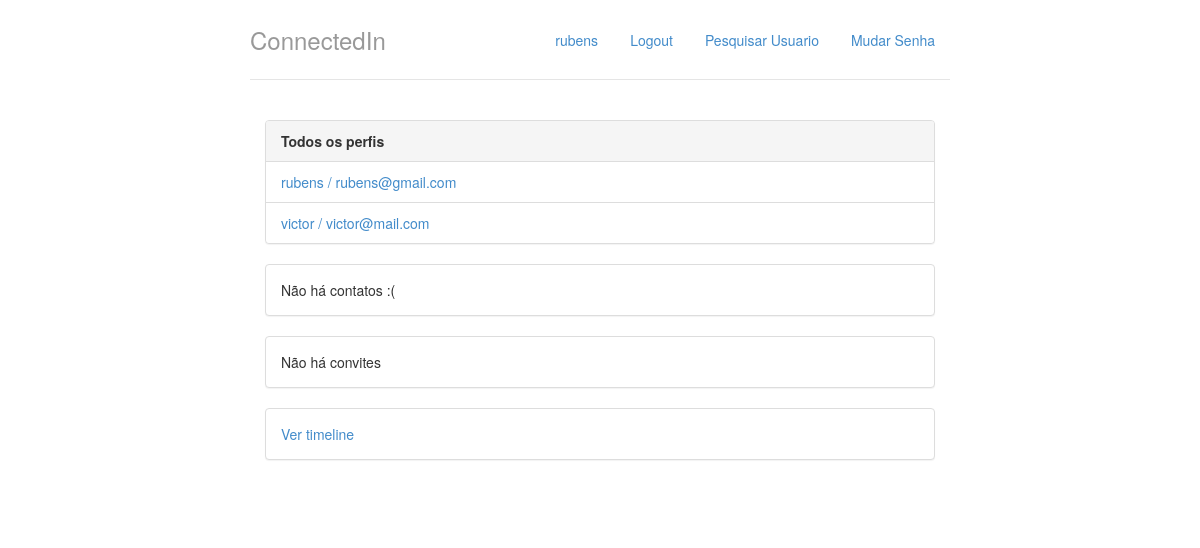
/ (signed in), run on the app's committed database.
### perfis/models.py (models this page shows, shortened)
class Perfil(models.Model):
    nome = models.CharField(max_length=255, null=False)
    telefone = models.CharField(max_length=20, null= False)
    nome_empresa = models.CharField(max_length=255, null=False)
    contatos = models.ManyToManyField('Perfil')
    usuario = models.OneToOneField(User, related_name="perfil", on_delete = models.CASCADE,default="", editable=False)
    @property
    def email(self):
        return self.usuario.email

### perfis/views.py (the view)
# urls.py: path('', views.index,name='index'),
@login_required
def index(request):
	return render(request, 'index.html',{'perfis' : Perfil.objects.all(),'perfil_logado' : get_perfil_logado(request)})

### perfis/views.py (called while the page is built)
@login_required
def get_perfil_logado(request):
	profile=request.user.perfil
	return profile

### perfis/templates/index.html
{% extends 'base.html' %}
{% block body %}
<div class="col-lg-12">
	<div class="panel panel-default">
		<div class="panel-heading">
			<strong>Todos os perfis</strong>
		</div>
		{% if perfis %}
		<ul class="list-group">
			{% for perfil in perfis %}
				<li class="list-group-item">
					<a href = "{% url 'exibir' perfil.id %}">	{{ perfil.nome }} / {{ perfil.email }}
					</a>
				</li>
			{% endfor %}
		{% else %}
			<p>Não há perfis cadastrados</p>
		{% endif %}
		</ul>
	</div>
    <div class="panel panel-default">
        {% with total=perfil_logado.contatos.count %}
            {% if total %}
                <div class="panel-heading">
                    <strong> {{ total }}
                        Contato{{ total|pluralize }}
                    </strong>
                </div>
                <ul class="list-group">
                    {% for perfil in perfil_logado.contatos.all %}
                        <li class = "list-group-item">
                            <a href = "{% url 'exibir' perfil.id %}">
                                {{ perfil }}
                            </a>
                            <a class="pull-right" href="{% url 'desfazer' perfil.id %}">
                                desfazer amizade
                            </a>
                        </li>
                    {% endfor %}
                </ul>
            {% else %}
                <div class="panel-body">
                    Não há contatos :(
                </div>
            {% endif %}
        {% endwith %}
    </div>
    <div class="panel panel-default">
        {% with total=perfil_logado.convites_recebidos.count %}
            {% if total %}
                <div class="panel-heading">
                    <strong> {{ total }}
                    Convite{{ total|pluralize }} aguardando aprovação</strong>
                </div>
                <ul class="list-group">
                    {% for convite in perfil_logado.convites_recebidos.all %}
                        <li class = "list-group-item">
                           <ul class = "list-inline">
                                <li class = "list-inline-item">
                                    <a href = "{% url 'exibir' convite.solicitante.id %}">
                                        {{convite.solicitante.nome}}
                                    </a>
                                </li>
                                <li class = "list-inline-item pull-right">
                                    <a href = "{% url 'recusar' convite.id %}">recusar</a>
                                </li>
                                <li class = "list-inline-item pull-right">
                                    <a href = "{% url 'aceitar' convite.id %}">aceitar</a>
                                </li>
                        </li>
                    {% endfor %}
                </ul>
            {% else %}
                <div class="panel-body">
                    Não há convites
                </div>
            {% endif %}
        {% endwith %}
    </div>
    <div class="panel panel-default">
    <div class="panel-body">
        <a href = "{% url 'timeline'%}">Ver timeline</a>
    </div>
    </div>
</div>
{% endblock %}

### perfis/templates/base.html (shortened to what this page needs)
{% load staticfiles %}
<!doctype html>
<html lang = "pt-br">
	<head>
		<link rel="stylesheet"
			 href="{% static 'styles/bootstrap.css' %}">
		<link rel="stylesheet"
			 href="{% static 'styles/main.css' %}">
	</head>
	<body>
		<div class="container">
			<div class = "header">
				<ul class = "nav nav-pills pull-right">
					<li><a href = "{% url 'index' %}">{{ perfil_logado.nome }}</a></li>
					<li><a href = "/logout/">Logout</a></li>
					<li><a href = "{% url 'pesquisar' %}">Pesquisar Usuario</a></li>
					<li><a href = "{% url 'alterar_senha' %}">Mudar Senha</a></li>
				</ul>
				<h3 class = "text-muted">ConnectedIn</h3>
			</div>
			<div class="row content">
				{% block body%}
				{% endblock %}
			</div>
		</div>
	</body>
</html>

### perfis/static/styles/main.css (style rules this page uses)
body { padding-top: 20px; padding-bottom: 20px; }
.header, .content, .footer { padding-left: 15px; padding-right: 15px; }
.header { border-bottom: 1px solid #e5e5e5; }
.header h3 { margin-top: 0; margin-bottom: 0; line-height: 40px; padding-bottom: 19px; }
@media (min-width: 768px) { .container { max-width: 730px; } }
.content { margin: 40px 0; }
@media screen and (min-width: 768px) { .header, .content, .footer { padding-left: 0; padding-right: 0; } }
@media screen and (min-width: 768px) { .header { margin-bottom: 30px; } }

### data on the page
Perfil: nome "rubens", email "rubens@gmail.com"
Perfil: nome "victor", email "victor@mail.com"
